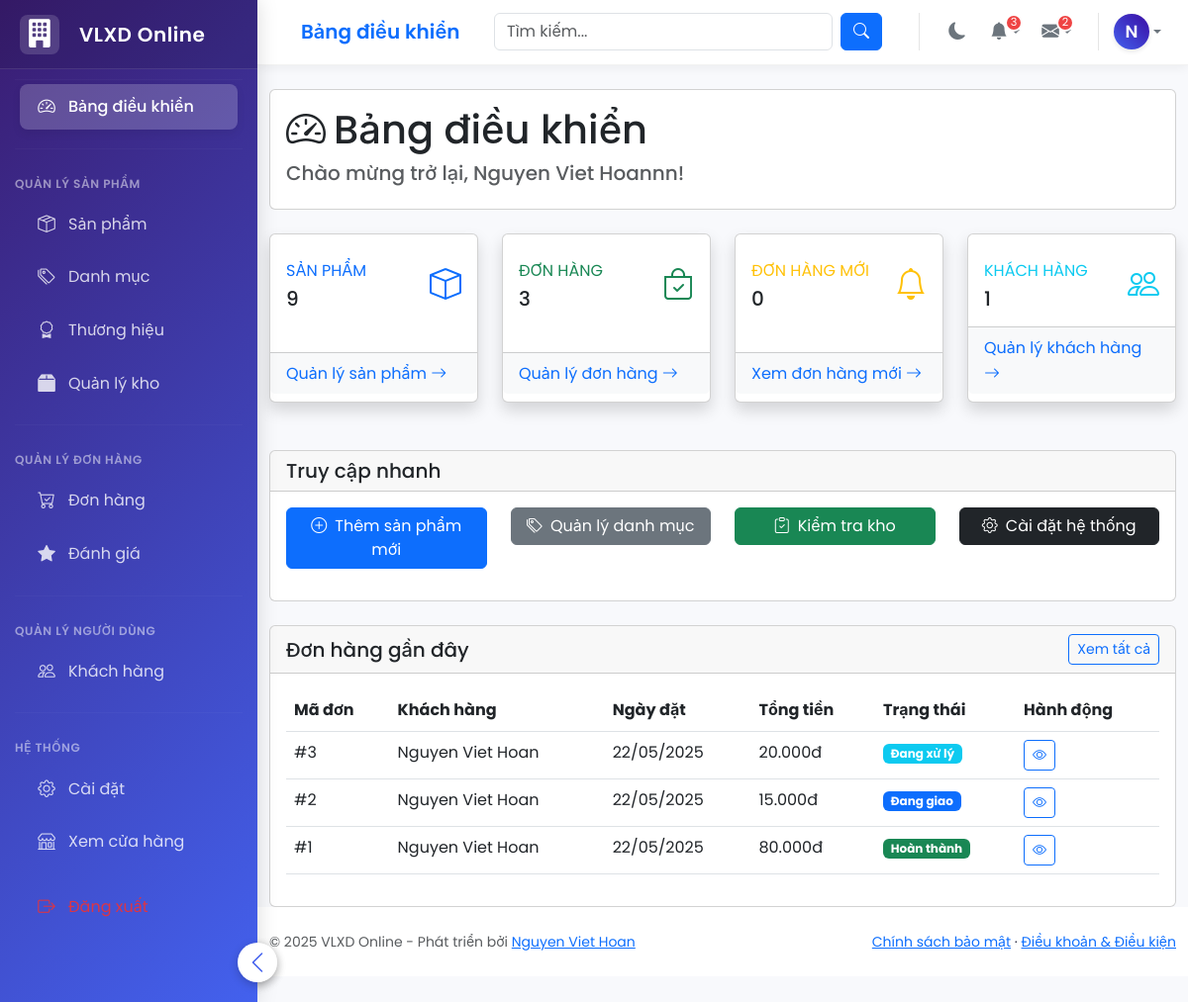
Page /admin/dashboard.php (signed in) on the committed database.
### tables this page shows
CREATE TABLE `orders` (
  `OrderID` int(11) NOT NULL,
  `UserID` int(11) DEFAULT NULL,
  `CustomerName` varchar(100) NOT NULL,
  `CustomerPhone` varchar(15) NOT NULL,
  `CustomerAddress` text NOT NULL,
  `OrderDate` datetime DEFAULT current_timestamp(),
  `TotalAmount` decimal(15,0) NOT NULL CHECK (`TotalAmount` >= 0),
  `Status` varchar(50) DEFAULT 'Mới',
  `Notes` text DEFAULT NULL
);

CREATE TABLE `users` (
  `UserID` int(11) NOT NULL,
  `FullName` varchar(100) NOT NULL,
  `Email` varchar(100) NOT NULL,
  `PasswordHash` varchar(255) NOT NULL,
  `PhoneNumber` varchar(15) DEFAULT NULL,
  `Address` text DEFAULT NULL,
  `CreatedAt` datetime DEFAULT current_timestamp(),
  `IsActive` tinyint(1) DEFAULT 1
);

### admin/dashboard.php (the view, shortened to what this page needs)
<?php
require_once '../config/db_connection.php';
$products_query = "SELECT COUNT(*) as total FROM Products";
$products_result = $conn->query($products_query);
$products_count = ($products_result && $products_result->num_rows > 0)
    ? $products_result->fetch_assoc()['total']
    : 0;
$orders_query = "SELECT COUNT(*) as total FROM Orders";
$orders_result = $conn->query($orders_query);
$orders_count = ($orders_result && $orders_result->num_rows > 0)
    ? $orders_result->fetch_assoc()['total']
    : 0;
$new_orders_query = "SELECT COUNT(*) as total FROM Orders WHERE Status = 'Mới'";
$new_orders_result = $conn->query($new_orders_query);
$new_orders_count = ($new_orders_result && $new_orders_result->num_rows > 0)
    ? $new_orders_result->fetch_assoc()['total']
    : 0;
$users_query = "SELECT COUNT(*) as total FROM Users";
$users_result = $conn->query($users_query);
$users_count = ($users_result && $users_result->num_rows > 0)
    ? $users_result->fetch_assoc()['total']
    : 0;
include 'includes/header_admin.php';
include 'includes/sidebar_admin.php';
?>
<div class="container-fluid mt-4">
    <div class="row">
        <div class="col-12">
            <div class="card mb-4">
                <div class="card-body">
                    <h1 class="card-title">
                        <i class="bi bi-speedometer2 me-2"></i>Bảng điều khiển
                    </h1>
                    <h5 class="text-muted">
                        Chào mừng trở lại, <?php echo htmlspecialchars($_SESSION['admin_fullname'] ?? $_SESSION['admin_username']); ?>!
                    </h5>
                </div>
            </div>
        </div>
    </div>
    <div class="row">
        <div class="col-xl-3 col-md-6 mb-4">
            <div class="card border-left-primary shadow h-100 py-2">
                <div class="card-body">
                    <div class="row no-gutters align-items-center">
                        <div class="col mr-2">
                            <div class="text-xs font-weight-bold text-primary text-uppercase mb-1">
                                Sản phẩm</div>
                            <div class="h5 mb-0 font-weight-bold text-gray-800"><?php echo $products_count; ?></div>
                        </div>
                        <div class="col-auto">
                            <i class="bi bi-box fs-2 text-primary"></i>
                        </div>
                    </div>
                </div>
                                <div class="card-footer bg-light">                    <a href="products/index.php" class="text-decoration-none">Quản lý sản phẩm <i class="bi bi-arrow-right"></i></a>                </div>
            </div>
        </div>
        <div class="col-xl-3 col-md-6 mb-4">
            <div class="card border-left-success shadow h-100 py-2">
                <div class="card-body">
                    <div class="row no-gutters align-items-center">
                        <div class="col mr-2">
                            <div class="text-xs font-weight-bold text-success text-uppercase mb-1">
                                Đơn hàng</div>
                            <div class="h5 mb-0 font-weight-bold text-gray-800"><?php echo $orders_count; ?></div>
                        </div>
                        <div class="col-auto">
                            <i class="bi bi-bag-check fs-2 text-success"></i>
                        </div>
                    </div>
                </div>
                <div class="card-footer bg-light">
                    <a href="orders/index.php" class="text-decoration-none">Quản lý đơn hàng <i class="bi bi-arrow-right"></i></a>
                </div>
            </div>
        </div>
        <div class="col-xl-3 col-md-6 mb-4">
            <div class="card border-left-warning shadow h-100 py-2">
                <div class="card-body">
                    <div class="row no-gutters align-items-center">
                        <div class="col mr-2">
                            <div class="text-xs font-weight-bold text-warning text-uppercase mb-1">
                                Đơn hàng mới</div>
                            <div class="h5 mb-0 font-weight-bold text-gray-800"><?php echo $new_orders_count; ?></div>
                        </div>
                        <div class="col-auto">
                            <i class="bi bi-bell fs-2 text-warning"></i>
                        </div>
                    </div>
                </div>
                <div class="card-footer bg-light">
                    <a href="orders/index.php?status=Mới" class="text-decoration-none">Xem đơn hàng mới <i class="bi bi-arrow-right"></i></a>
                </div>
            </div>
        </div>
        <div class="col-xl-3 col-md-6 mb-4">
            <div class="card border-left-info shadow h-100 py-2">
                <div class="card-body">
                    <div class="row no-gutters align-items-center">
                        <div class="col mr-2">
                            <div class="text-xs font-weight-bold text-info text-uppercase mb-1">
                                Khách hàng</div>
                            <div class="h5 mb-0 font-weight-bold text-gray-800"><?php echo $users_count; ?></div>
                        </div>
                        <div class="col-auto">
                            <i class="bi bi-people fs-2 text-info"></i>
                        </div>
                    </div>
                </div>
                <div class="card-footer bg-light">
                    <a href="users_management/index.php" class="text-decoration-none">Quản lý khách hàng <i class="bi bi-arrow-right"></i></a>
                </div>
            </div>
        </div>
    </div>
    <div class="row mt-4">
        <div class="col-12">
            <div class="card">
                <div class="card-header">
                    <h5 class="card-title mb-0">Truy cập nhanh</h5>
                </div>
                <div class="card-body">
                    <div class="row">
                        <div class="col-md-3 mb-3">
                            <a href="products/add.php" class="btn btn-primary w-100">                                <i class="bi bi-plus-circle me-2"></i>Thêm sản phẩm mới                            </a>
                        </div>
                        <div class="col-md-3 mb-3">
                            <a href="categories_management/index.php" class="btn btn-secondary w-100">                                <i class="bi bi-tags me-2"></i>Quản lý danh mục                            </a>
                        </div>
                        <div class="col-md-3 mb-3">
                            <a href="inventory.php" class="btn btn-success w-100">
                                <i class="bi bi-clipboard-check me-2"></i>Kiểm tra kho
                            </a>
                        </div>
                        <div class="col-md-3 mb-3">
                            <a href="settings.php" class="btn btn-dark w-100">
                                <i class="bi bi-gear me-2"></i>Cài đặt hệ thống
                            </a>
                        </div>
                    </div>
                </div>
            </div>
        </div>
    </div>
    <div class="row mt-4">
        <div class="col-12">
            <div class="card">
                <div class="card-header d-flex justify-content-between align-items-center">
                    <h5 class="card-title mb-0">Đơn hàng gần đây</h5>
                    <a href="orders/index.php" class="btn btn-sm btn-outline-primary">Xem tất cả</a>
                </div>
                <div class="card-body">
                    <div class="table-responsive">
                        <table class="table table-hover">
                            <thead>
                                <tr>
                                    <th>Mã đơn</th>
                                    <th>Khách hàng</th>
                                    <th>Ngày đặt</th>
                                    <th>Tổng tiền</th>
                                    <th>Trạng thái</th>
                                    <th>Hành động</th>
                                </tr>
                            </thead>
                            <tbody>
                                <?php
                                $recent_orders_query = "SELECT o.OrderID, o.OrderDate, o.TotalAmount, o.Status,
                                                          u.FullName as CustomerName
                                                       FROM Orders o
                                                       JOIN Users u ON o.UserID = u.UserID
                                                       ORDER BY o.OrderDate DESC
                                                       LIMIT 5";
                                $recent_orders_result = $conn->query($recent_orders_query);
                                if ($recent_orders_result && $recent_orders_result->num_rows > 0) {
                                    while ($order = $recent_orders_result->fetch_assoc()) {
                                        $status_class = '';
                                        switch ($order['Status']) {
                                            case 'Đang xử lý': $status_class = 'badge bg-info'; break;
                                            case 'Đang giao': $status_class = 'badge bg-primary'; break;
                                            case 'Hoàn thành': $status_class = 'badge bg-success'; break;
                                        }
                                        ?>
                                        <tr>
                                            <td>#<?php echo $order['OrderID']; ?></td>
                                            <td><?php echo htmlspecialchars($order['CustomerName']); ?></td>
                                            <td><?php echo date('d/m/Y', strtotime($order['OrderDate'])); ?></td>
                                            <td><?php echo number_format($order['TotalAmount'], 0, ',', '.'); ?>đ</td>
                                            <td><span class="<?php echo $status_class; ?>"><?php echo $order['Status']; ?></span></td>
                                            <td>
                                                <a href="orders/view_order.php?id=<?php echo $order['OrderID']; ?>" class="btn btn-sm btn-outline-primary">
                                                    <i class="bi bi-eye"></i>
                                                </a>
                                            </td>
                                        </tr>
                                        <?php
                                    }
                                } else {
                                    echo '<tr><td colspan="6" class="text-center">Không có đơn hàng nào</td></tr>';
                                }
                                ?>
                            </tbody>
                        </table>
                    </div>
                </div>
            </div>
        </div>
    </div>
</div>
<?php
include 'includes/footer_admin.php';
?>

### admin/includes/header_admin.php (style rules this page uses)
:root { --primary-color: #4361ee; --primary-light: #4895ef; --primary-dark: #3f37c9; --secondary-color: #4f5d75; --text-primary: #2b2d42; --text-secondary: #6c757d; --text-muted: #8d99ae; --text-light: #f8f9fa; --bg-primary: #f8f9fc; --bg-secondary: #f1f3f9; --bg-light: #ffffff; --bg-dark: #212529; --success: #10b981; --info: #3b82f6; --warning: #f59e0b; --danger: #ef4444; --sidebar-width: 260px; --sidebar-collapsed-width: 70px; --topbar-height: 70px; --card-shadow: 0 0.25rem 1rem rgba(47, 65, 146, 0.08); --transition-speed: 0.3s; --border-radius-sm: 0.25rem; --border-radius-md: 0.5rem; --border-radius-lg: 0.75rem; --border-radius-xl: 1rem; }
html, body { height: 100%; margin: 0; padding: 0; overflow-x: hidden; }
body { background-color: var(--bg-primary); color: var(--text-primary); font-family: 'Poppins', -apple-system, BlinkMacSystemFont, 'Segoe UI', Roboto, 'Helvetica Neue', Arial, sans-serif; font-weight: 400; line-height: 1.6; transition: background-color var(--transition-speed), color var(--transition-speed); min-height: 100vh; position: relative; display: flex; flex-direction: column; padding: 0; margin: 0; }

### rows in the picture
orders: OrderID "3", UserID.FullName "Nguyen Viet Hoan", OrderDate "22/05/2025", TotalAmount "20.000", Status "Đang xử lý"
orders: OrderID "2", UserID.FullName "Nguyen Viet Hoan", OrderDate "22/05/2025", TotalAmount "15.000", Status "Đang giao"
orders: OrderID "1", UserID.FullName "Nguyen Viet Hoan", OrderDate "22/05/2025", TotalAmount "80.000", Status "Hoàn thành"

### other values in the picture
$admin_page_title "Bảng điều khiển"
$userInitial "N"
$_SESSION['admin_fullname'] "Nguyen Viet Hoannn"
$products_count "9"
$orders_count "3"
$new_orders_count "0"
$users_count "1"
